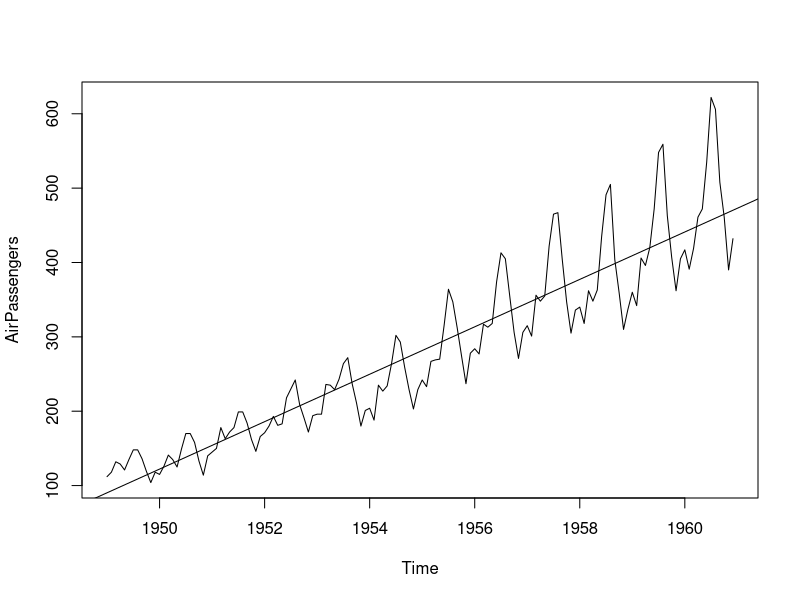
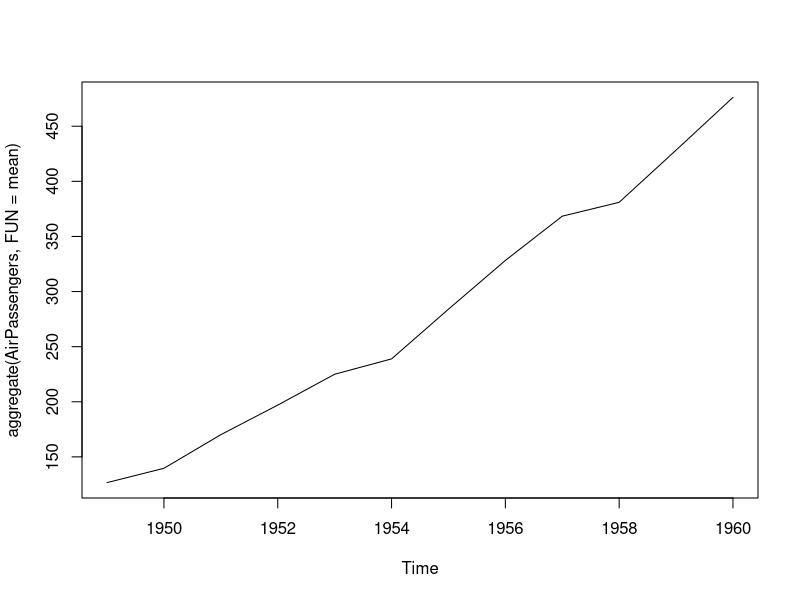
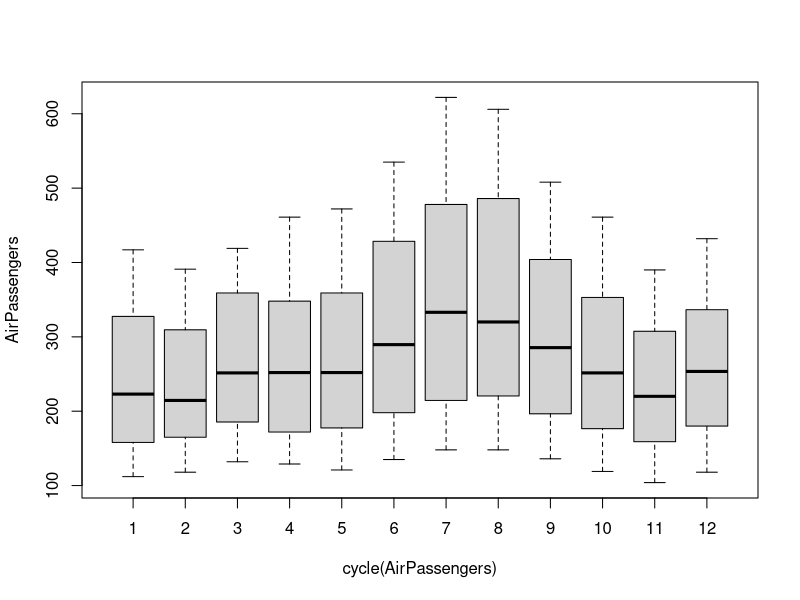
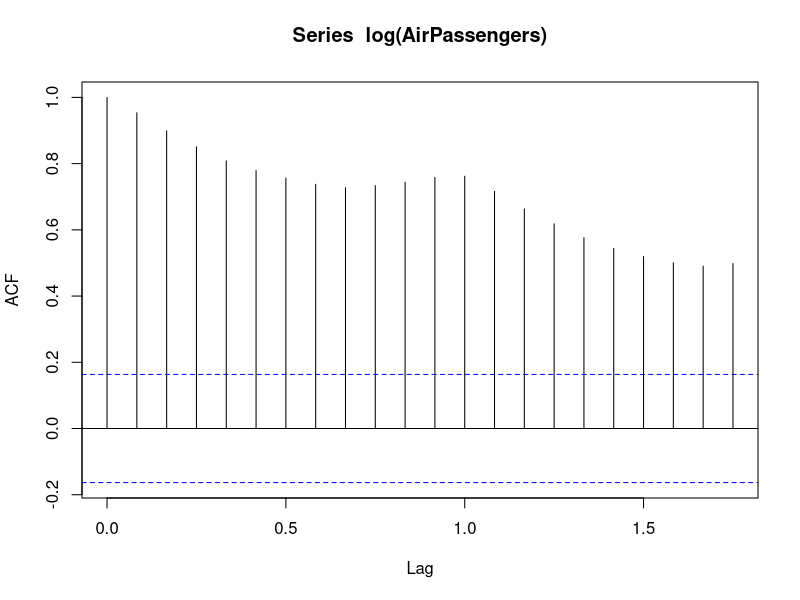
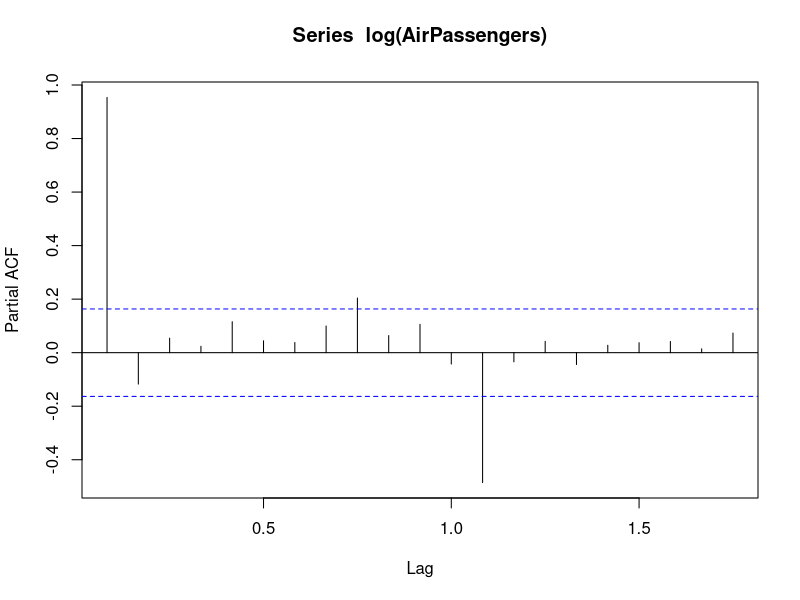
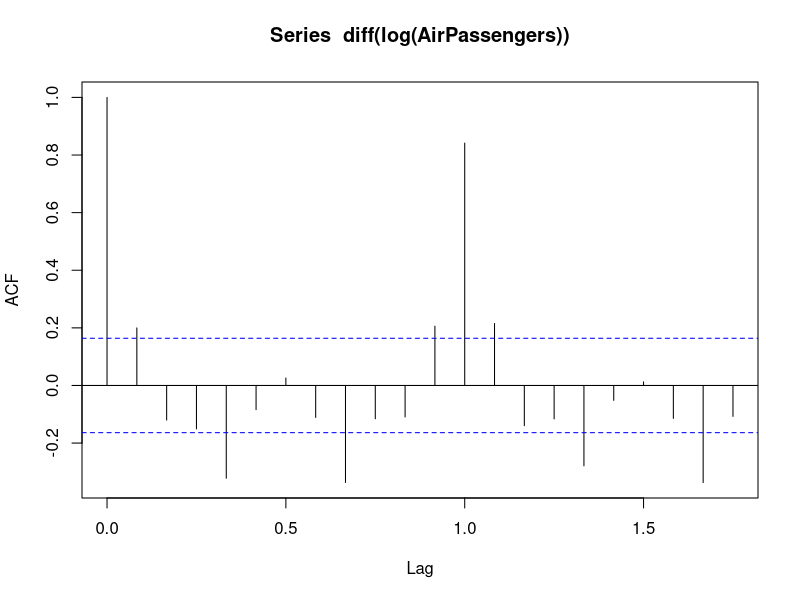
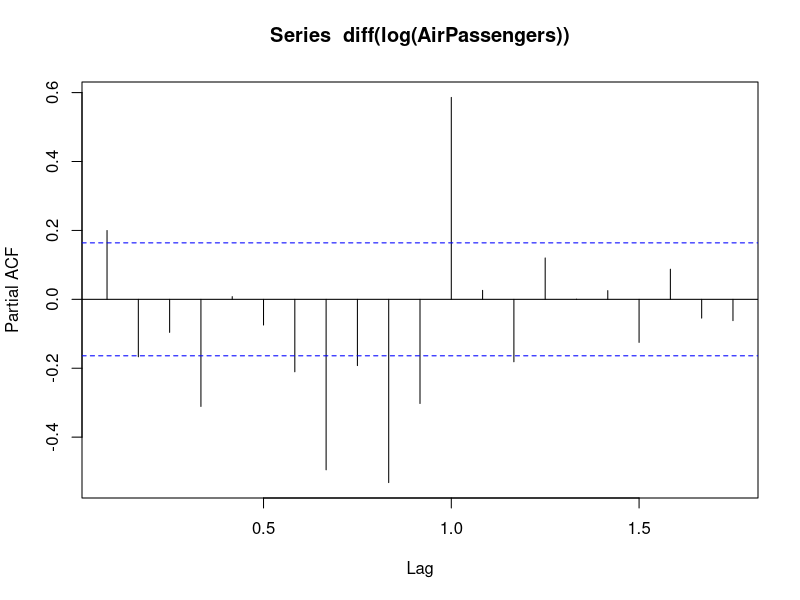
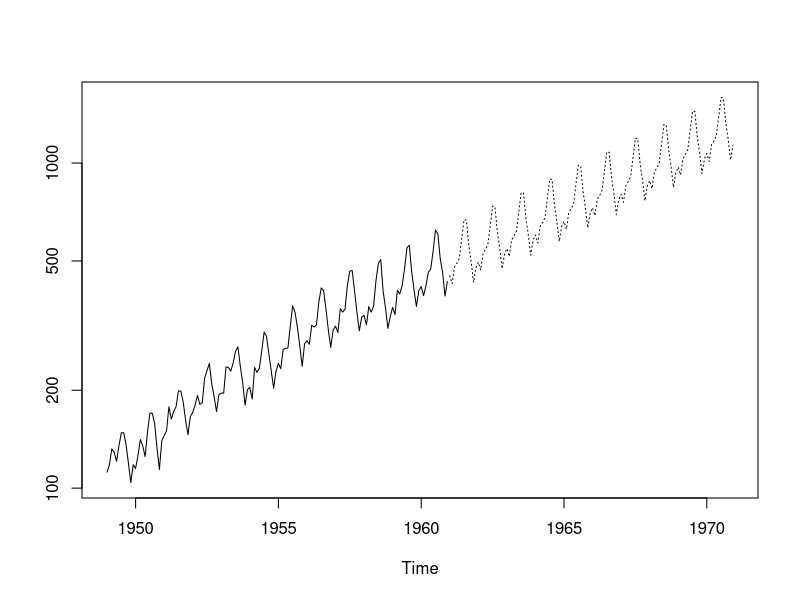

Write the R code that produced these figures, in order.
data("AirPassengers")
class(AirPassengers)
start(AirPassengers)
end(AirPassengers)
str(AirPassengers)
summary(AirPassengers)
plot(AirPassengers)


#this will plot the time series
reg=lm(AirPassengers~time(AirPassengers))
summary(reg)
abline(reg)

#prints cycle across the years
cycle(AirPassengers)

#plotting of mean aggregates
 plot(aggregate(AirPassengers,FUN = mean))

 #plotting sessional effect i.e across the cycle with air passengers 
 boxplot(AirPassengers~cycle(AirPassengers))
 
library(tseries) 
 adf.test(diff(log(AirPassengers)),alternative = "stationary",k=0)

acf(log(AirPassengers)) 

pacf(log(AirPassengers)) 

acf(diff(log(AirPassengers)))
pacf(diff(log(AirPassengers)))

fit<-arima(log(AirPassengers),order=c(0,1,1),seasonal = list(order=c(0,1,1),period=12))
 pred<-predict(fit,n.ahead = 10*12)
summary(pred)
#lty=c(1,3) used for dashed line 
#e=2.718
ts.plot(AirPassengers,2.718^pred$pred,log="y",lty=c(1,3))
